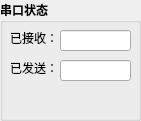
   <widget class="QGroupBox" name="gbPortStatus">
    <property name="geometry">
     <rect>
      <x>20</x>
      <y>357</y>
      <width>141</width>
      <height>121</height>
     </rect>
    </property>
    <property name="font">
     <font>
      <family>Microsoft YaHei</family>
      <pointsize>9</pointsize>
      <weight>75</weight>
      <bold>true</bold>
     </font>
    </property>
    <property name="title">
     <string>串口状态</string>
    </property>
    <widget class="QLineEdit" name="leNumReceive">
     <property name="geometry">
      <rect>
       <x>60</x>
       <y>30</y>
       <width>71</width>
       <height>21</height>
      </rect>
     </property>
     <property name="font">
      <font>
       <family>Microsoft YaHei</family>
       <pointsize>9</pointsize>
       <weight>50</weight>
       <bold>false</bold>
      </font>
     </property>
     <property name="readOnly">
      <bool>true</bool>
     </property>
    </widget>
    <widget class="QLabel" name="label">
     <property name="geometry">
      <rect>
       <x>10</x>
       <y>30</y>
       <width>48</width>
       <height>16</height>
      </rect>
     </property>
     <property name="font">
      <font>
       <family>Microsoft YaHei</family>
       <pointsize>9</pointsize>
       <weight>50</weight>
       <bold>false</bold>
      </font>
     </property>
     <property name="text">
      <string>已接收：</string>
     </property>
    </widget>
    <widget class="QLineEdit" name="leNumSend">
     <property name="geometry">
      <rect>
       <x>60</x>
       <y>60</y>
       <width>71</width>
       <height>21</height>
      </rect>
     </property>
     <property name="font">
      <font>
       <family>Microsoft YaHei</family>
       <pointsize>9</pointsize>
       <weight>50</weight>
       <bold>false</bold>
      </font>
     </property>
     <property name="readOnly">
      <bool>true</bool>
     </property>
    </widget>
    <widget class="QLabel" name="label_2">
     <property name="geometry">
      <rect>
       <x>10</x>
       <y>60</y>
       <width>48</width>
       <height>16</height>
      </rect>
     </property>
     <property name="font">
      <font>
       <family>Microsoft YaHei</family>
       <pointsize>9</pointsize>
       <weight>50</weight>
       <bold>false</bold>
      </font>
     </property>
     <property name="text">
      <string>已发送：</string>
     </property>
    </widget>
   </widget>
